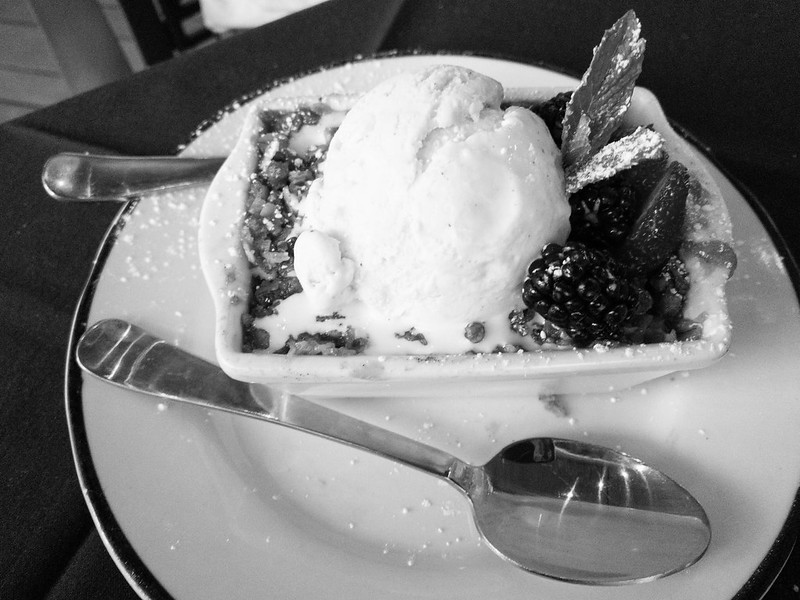
#> input picture HW1/hw1_sample_images/sample3.png, 800 x 600 px; its folder holds 5 pictures in this run
$ python hw1_problem2.py
#> lines starting #> are read from the running program, lines starting #| are printed output that depends on the picture; long printed decimals are rounded
from curses import window
import os
import argparse
import numpy as np
import cv2
import matplotlib.pyplot as plt

def PSNR(img1, img2):
        MSE = np.sum(np.multiply(img1-img2,img1-img2))/(img1.shape[0]*img1.shape[1])
        PSNR = 10 * np.log10(255*255/MSE)
        return PSNR

def main(opt):
    file_path = os.path.dirname(os.path.abspath(__file__))
    img_sample3 = cv2.imread(os.path.join(file_path, 'hw1_sample_images', opt.input1), cv2.IMREAD_GRAYSCALE)
#> img_sample3 is the input picture: shape (600, 800); min 0, max 255, mean 127
    img_sample3 = img_sample3.astype('float32')
    # (a)
    # uniform noise
    print('producing images of problem 2.a...')
    img_sample4 = cv2.imread(os.path.join(file_path, 'hw1_sample_images', opt.input2), cv2.IMREAD_GRAYSCALE)
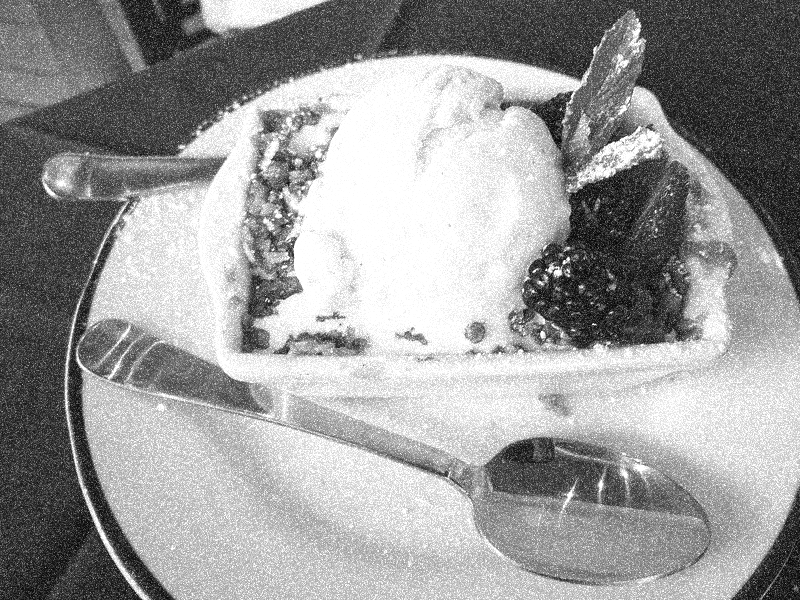
#> input picture HW1/hw1_sample_images/sample4.png, 800 x 600 px
#> img_sample4 is the input picture: shape (600, 800); min 1, max 255, mean 155.4
    img_sample4 = img_sample4.astype('float32')
    # H = np.ones((3,3)) / (3**2)
    H = np.array([[1,4,7,4,1],[4,16,26,16,4],[7,26,41,26,7],[4,16,26,16,4],[1,4,7,4,1]])/273
    filter_size = H.shape[0]
    img_padded = np.pad(img_sample4,  [(int((filter_size-1)/2),int((filter_size-1)/2)),(int((filter_size-1)/2),int((filter_size-1)/2))], 'symmetric')
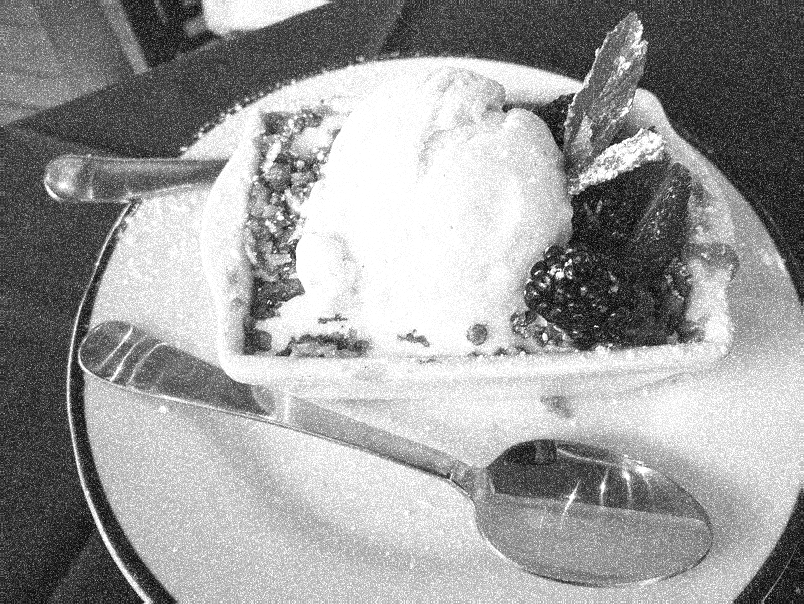
#> img_padded: shape (604, 804) float32; min 1, max 255, mean 154.9
    result10 = np.zeros(img_sample3.shape)
    y_start, y_end = int((filter_size-1)/2), int(img_sample3.shape[0]+(filter_size-1)/2)
#> y_start = 2; y_end = 602
    x_start, x_end = int((filter_size-1)/2), int(img_sample3.shape[1]+(filter_size-1)/2)
#> x_start = 2; x_end = 802
    for i in range(y_start, y_end):
        for j in range(x_start, x_end):
            result10[i-y_start, j-x_start] = np.sum(np.multiply(img_padded[i-y_start:i+y_start+1, j-y_start:j+y_start+1],H))
    cv2.imwrite(os.path.join(file_path, opt.output1), result10)
    # impulse noise
    img_sample5 = cv2.imread(os.path.join(file_path, 'hw1_sample_images', opt.input3), cv2.IMREAD_GRAYSCALE)
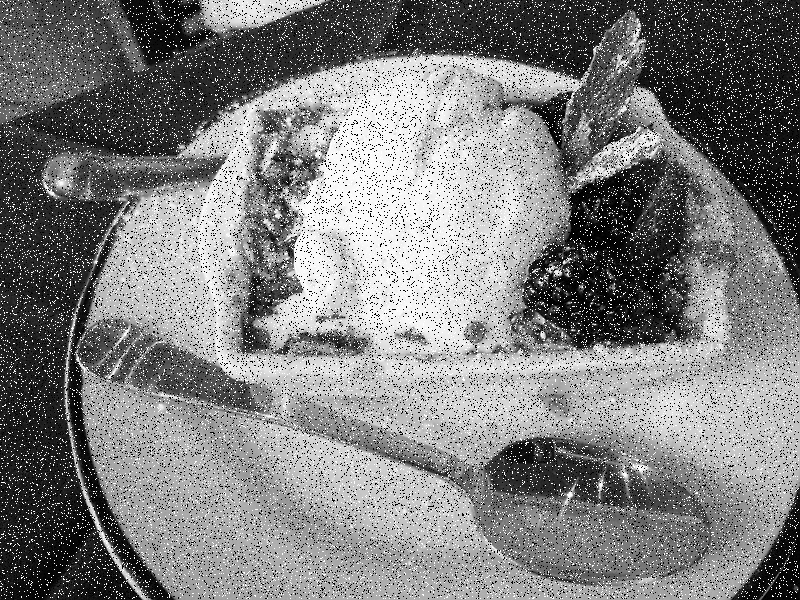
#> input picture HW1/hw1_sample_images/sample5.png, 800 x 600 px
#> img_sample5 is the input picture: shape (600, 800); min 0, max 255, mean 126.5
    img_sample5 = img_sample5.astype('float32')
    filter_size = 3
    img_padded = np.pad(img_sample4,  [(int((filter_size-1)/2),int((filter_size-1)/2)),(int((filter_size-1)/2),int((filter_size-1)/2))], 'symmetric')
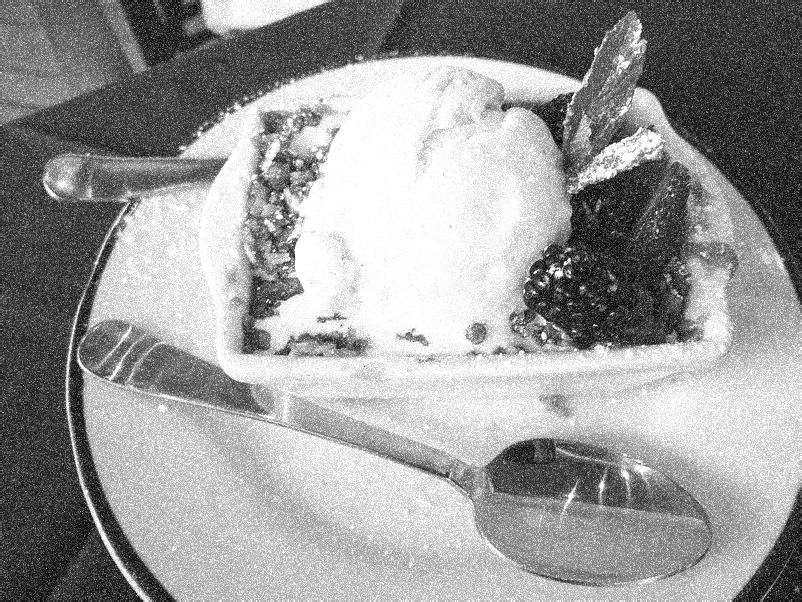
#> img_padded: shape (602, 802) float32; min 1, max 255, mean 155.1
    result11 = np.zeros(img_sample3.shape)
    y_start, y_end = int((filter_size-1)/2), int(img_sample3.shape[0]+(filter_size-1)/2)
#> y_start = 1; y_end = 601
    x_start, x_end = int((filter_size-1)/2), int(img_sample3.shape[1]+(filter_size-1)/2)
#> x_start = 1; x_end = 801
    for i in range(y_start, y_end):
        for j in range(x_start, x_end):
            result11[i-y_start, j-x_start] = np.median(img_padded[i-y_start:i+y_start+1, j-y_start:j+y_start+1])
    cv2.imwrite(os.path.join(file_path, opt.output2), result11)

    #(b)
    print(f"PSNR between sample3.png and sample4.png : {PSNR(img_sample3,img_sample4)}")
#> in PSNR, `MSE = np.sum(np.multiply(img1-img2,img1-img2))/(img1.shape[0]*img1.sha..`: MSE = 1258.3
#> in PSNR, `PSNR = 10 * np.log10(255*255/MSE)`: PSNR = 17.13
#| PSNR between sample3.png and sample4.png : 17.133
    print(f"PSNR after denoising : {PSNR(img_sample3,result10)}")
#| PSNR after denoising : 18.497
    print(f"PSNR between sample3.png and sample5.png : {PSNR(img_sample3,img_sample5)}")
#| PSNR between sample3.png and sample5.png : 13.205
    print(f"PSNR after denoising : {PSNR(img_sample3,result11)}")
#| PSNR after denoising : 18.952


if __name__ == "__main__":
    parser = argparse.ArgumentParser()
    parser.add_argument('--input1', default='sample3.png', help='input image')
    parser.add_argument('--input2', default='sample4.png', help='input image')
    parser.add_argument('--input3', default='sample5.png', help='input image')
    parser.add_argument('--output1', default='result10.png', help='input image')
    parser.add_argument('--output2', default='result11.png', help='input image')
    opt = parser.parse_args()

    main(opt)
